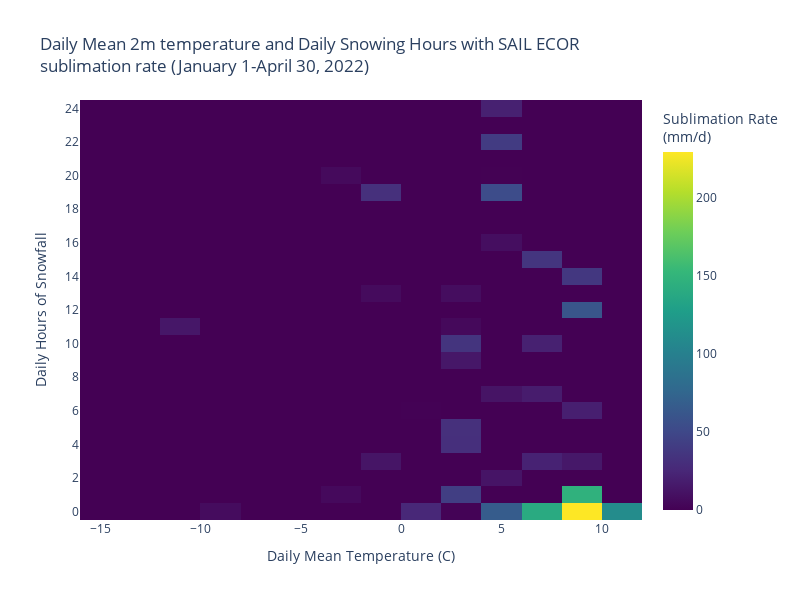

The code cell stored with this chart in its notebook:
### Code cell
temp = (ecor_gts_ds['mean_t'].resample(time='1D').mean()-273.15).to_dataframe()
gts_sublimation = sublimation_rate_gts.resample(time='1D').sum().to_dataframe()
snow_hours_df = daily_snowing_hours.to_dataframe()

df = pd.concat([snow_hours_df,
                temp,
                gts_sublimation], axis=1)

fig = px.density_heatmap(df, x="mean_t", y="pwd_pw_code_1hr", z="SAIL Gothic", nbinsx=20,nbinsy=30,
                         color_continuous_scale='Viridis',
                         title='Daily Mean 2m temperature and Daily Snowing Hours with SAIL ECOR<br>sublimation rate (January 1-April 30, 2022)',
                         labels={
                     "mean_t": "Daily Mean Temperature (C)",
                     "pwd_pw_code_1hr": "Daily Hours of Snowfall",
                 },
                 width=800, height=600)
fig.update_layout(
    coloraxis_colorbar=dict(
        title='Sublimation Rate<br>(mm/d)',
    ),
    yaxis = dict(
        tickmode = 'linear',
        tick0 = 0,
        dtick = 2
    )
)
fig.show()

### Figure 1 — Plotly figure (JSON) as saved in the notebook; plotly's stock layout.template omitted (floating-point values rounded to 4 significant figures)
{"data": [{"coloraxis": "coloraxis", "histfunc": "sum", "hovertemplate": "Daily Mean Temperature (C)=%{x}<br>Daily Hours of Snowfall=%{y}<br>sum of SAIL Gothic=%{z}<extra></extra>", "name": "", "nbinsx": 20, "nbinsy": 30, "type": "histogram2d", "x": [-0.7042, -14.48, -8.294, 3.465, 5.879, 7.775, 7.04, 7.138, -5.888, -6.573, -4.648, -2.15, 1.052, 7.092, 0.2125, -1.858, 0.4812, 1.76, 0.8562, -1.292, 2.208, 1.156, -3.746, 0.3167, 2.779, -6.688, -3.492, -10.16, -7.246, -1.769, -1.117, 2.581, -2.796, -12.5, -12.79, -7.858, 1.31, -6.86, -1.14, 6.456, 3.108, 7.15, 0.125, -0.6354, -0.07709, 2.817, 5.163, 1.19, -1.904, -2.156, 1.483, 6.429, 1.688, 3.004, -1.427, -6.444, -7.873, -9.548, -1.1, 2.2, 4.542, 5.342, 6.042, 4.352, 2.144, -0.03125, -9.585, -2.604, -1.202, -10.22, -2.558, 0.6104, 3.819, 0.3063, 5.448, 4.973, -1.802, 0.6125, 5.646, 6.029, 2.877, 2.312, 5.302, 7.631, 8.698, 8.344, 9.131, 6.831, 5.71, 4.629, 6.033, 5.931, 8.415, 6.535, 9.785, 2.629, 3.758, 5.815, 7.394, 6.433, 5.315, 5.279, -1.573, 2.265, 6.155, 7.179, 8.073, 8.602, 9.504, 10.82, 9.085, 9.829, 4.317, 2.796, 4.102, 6.45, 9.102, 9.148, 9.098, 6.577], "xaxis": "x", "xbingroup": "x", "y": [12, 1, 0, 0, 23, 23, 0, 12, 0, 0, 0, 0, 0, 6, 7, 0, 0, 0, 0, 0, 13, 6, 0, 0, 10, 7, 4, 0, 0, 0, 2, 3, 11, 0, 0, 0, 4, 0, 0, 0, 0, 0, 4, 0, 0, 0, 14, 8, 0, 0, 0, 11, 24, 24, 16, 16, 4, 0, 0, 0, 0, 0, 2, 20, 11, 19, 0, 20, 13, 11, 1, 0, 13, 0, 2, 16, 3, 0, 0, 3, 4, 10, 0, 0, 0, 0, 0, 15, 22, 0, 10, 0, 6, 0, 12, 1, 0, 0, 0, 5, 2, 19, 19, 5, 7, 0, 14, 0, 0, 0, 0, 1, 24, 9, 7, 0, 3, 0, 1, 0], "yaxis": "y", "ybingroup": "y", "z": [0, 0, 0, 0, 0, 0, 0, 0, 0, 0, 0, 0, 0, 0, 0, 0, 0, 0, 0, 0, 0, 0.8428, 0, 0, 0, 0, 0, 0, 0, 0, 0, 0, 0, 0, 0, 0, 0, 0, 0, 0, 0, 0, 0, 0, 0, 0, 0, 0, 0, 0, 0, 0, 0, 0, 0, 0, 0, 0, 0, 0, 0, 0, 0, 0.337, 4.932, 10.57, 7.251, 5.693, 6.363, 14.44, 5.529, 10.35, 7.578, 9.21, 12.74, 8.721, 12.83, 6.295, 12.52, 21.76, 30.77, 34.89, 24.73, 28.8, 27.02, 17.57, 38.35, 35.83, 39.99, 14.08, 20.81, 15.62, 19.82, 24.24, 60.7, 42.2, 1.309, 0, 0, 0, 0, 53.84, 21.21, 31.78, 17.35, 21.46, 37.42, 38.76, 49.81, 111.0, 29.55, 50.16, 20.83, 14.24, 12.37, 24.78, 15.22, 28.34, 96.71, 40.77]}], "layout": {"coloraxis": {"colorbar": {"title": {"text": "Sublimation Rate<br>(mm/d)"}}, "colorscale": [[0, "#440154"], [0.1111, "#482878"], [0.2222, "#3e4989"], [0.3333, "#31688e"], [0.4444, "#26828e"], [0.5556, "#1f9e89"], [0.6667, "#35b779"], [0.7778, "#6ece58"], [0.8889, "#b5de2b"], [1, "#fde725"]]}, "height": 600, "legend": {"tracegroupgap": 0}, "title": {"text": "Daily Mean 2m temperature and Daily Snowing Hours with SAIL ECOR<br>sublimation rate (January 1-April 30, 2022)"}, "width": 800, "xaxis": {"anchor": "y", "domain": [0, 1], "title": {"text": "Daily Mean Temperature (C)"}}, "yaxis": {"anchor": "x", "domain": [0, 1], "dtick": 2, "tick0": 0, "tickmode": "linear", "title": {"text": "Daily Hours of Snowfall"}}}}
